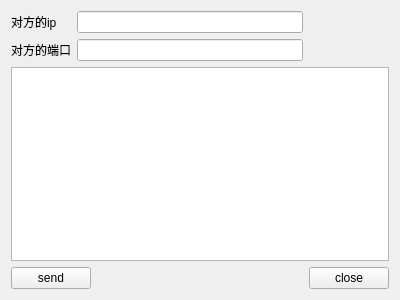
<?xml version="1.0" encoding="UTF-8"?>
<ui version="4.0">
 <class>UdpWidget</class>
 <widget class="QWidget" name="UdpWidget">
  <property name="geometry">
   <rect>
    <x>0</x>
    <y>0</y>
    <width>400</width>
    <height>300</height>
   </rect>
  </property>
  <property name="windowTitle">
   <string>UdpWidget</string>
  </property>
  <layout class="QGridLayout" name="gridLayout">
   <item row="0" column="0">
    <widget class="QLabel" name="label">
     <property name="text">
      <string>对方的ip</string>
     </property>
    </widget>
   </item>
   <item row="0" column="1" colspan="2">
    <widget class="QLineEdit" name="lineEditIp">
     <property name="text">
      <string/>
     </property>
    </widget>
   </item>
   <item row="1" column="0">
    <widget class="QLabel" name="label_2">
     <property name="text">
      <string>对方的端口</string>
     </property>
    </widget>
   </item>
   <item row="1" column="1" colspan="2">
    <widget class="QLineEdit" name="lineEditPort"/>
   </item>
   <item row="2" column="0" colspan="4">
    <widget class="QTextEdit" name="textEdit"/>
   </item>
   <item row="3" column="0" colspan="2">
    <widget class="QPushButton" name="pushButtonSend">
     <property name="text">
      <string>send</string>
     </property>
    </widget>
   </item>
   <item row="3" column="2">
    <spacer name="horizontalSpacer">
     <property name="orientation">
      <enum>Qt::Horizontal</enum>
     </property>
     <property name="sizeHint" stdset="0">
      <size>
       <width>217</width>
       <height>20</height>
      </size>
     </property>
    </spacer>
   </item>
   <item row="3" column="3">
    <widget class="QPushButton" name="pushButtonClose">
     <property name="text">
      <string>close</string>
     </property>
    </widget>
   </item>
  </layout>
 </widget>
 <layoutdefault spacing="6" margin="11"/>
 <resources/>
 <connections/>
</ui>
